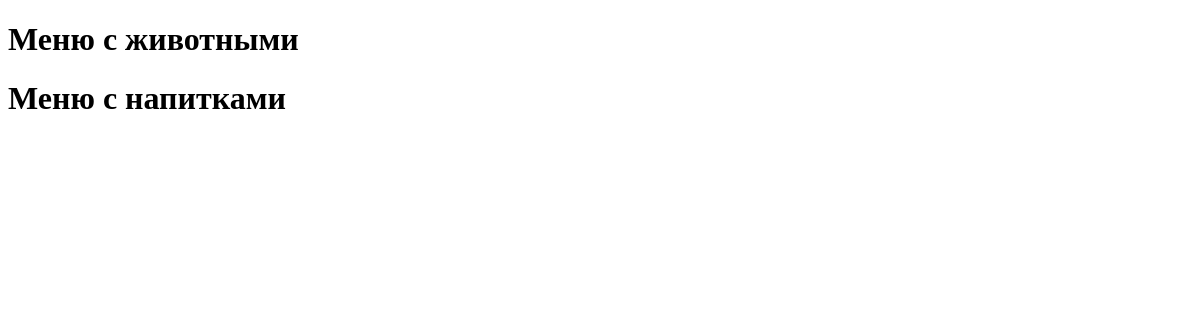
/feline/, run on an earlier commit of the app's database.
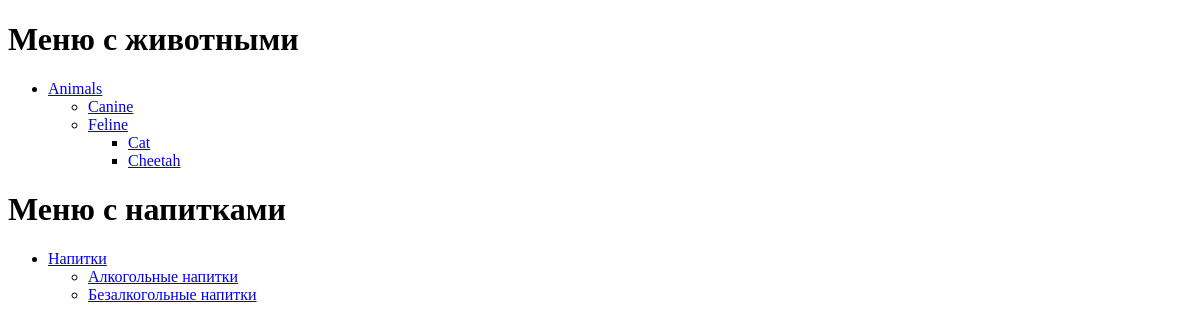
And on a later commit of the database.
### DjangoTest/models.py (models this page shows, shortened)
class MenuItem(models.Model):
    name = models.CharField(max_length=100)
    url = models.CharField(max_length=200, blank=True, null=True)
    named_url = models.CharField(max_length=200, blank=True, null=True)
    parent = models.ForeignKey('self', blank=True, null=True, related_name='children', on_delete=models.CASCADE)
    menu_name = models.CharField(max_length=100)
    def get_absolute_url(self):
        return self.url if self.url else reverse(self.named_url)

### DjangoTest/views.py (the view)
# urls.py: path('feline/', views.feline, name='feline'),
def feline(request):
    return render(request, 'feline.html')

### DjangoTest/templatetags/menu_tags.py (called while the page is built)
def get_active_menu(menu_items, current_url):
    for item in menu_items:
        if item.get_absolute_url() == current_url:
            return [item]
        children = get_active_menu(item.children.all(), current_url)
        if children:
            return [item] + children
    return []

@register.inclusion_tag('menu.html', takes_context=True)
def draw_menu(context, menu_name):
    current_url = context['request'].path
    menu_items = MenuItem.objects.filter(parent__isnull=True, menu_name=menu_name).prefetch_related('children')
    active_items = get_active_menu(menu_items, current_url)
    return {
        'menu_items': menu_items,
        'active_items': active_items,
        'current_url': current_url
    }

### DjangoTest/templates/feline.html (shortened to what this page needs)
{% extends 'combined_menus.html' %}

### DjangoTest/templates/combined_menus.html (shortened to what this page needs)
<!DOCTYPE html>
<html lang="en">
<head>
</head>
<body>
    {% load menu_tags %}
    <h1>Меню с животными</h1>
    {% draw_menu 'animals_menu' %}
    <h1>Меню с напитками</h1>
    {% draw_menu 'drinks_menu' %}
</body>
</html>

### DjangoTest/templates/menu.html
<ul>
    {% for item in menu_items %}
        <li>
            <a href="{{ item.get_absolute_url }}"
               class="{% if item in active_items %}active{% endif %}">
                {{ item.name }}
            </a>
            {% if item in active_items or item.children.all %}
                <ul>
                    {% for child in item.children.all %}
                        <li>
                            <a href="{{ child.get_absolute_url }}"
                               class="{% if child in active_items %}active{% endif %}">
                                {{ child.name }}
                            </a>
                            {% if child in active_items %}
                                <ul>
                                    {% for grandchild in child.children.all %}
                                        <li>
                                            <a href="{{ grandchild.get_absolute_url }}"
                                               class="{% if grandchild in active_items %}active{% endif %}">
                                                {{ grandchild.name }}
                                            </a>
                                        </li>
                                    {% endfor %}
                                </ul>
                            {% endif %}
                        </li>
                    {% endfor %}
                </ul>
            {% endif %}
        </li>
    {% endfor %}
</ul>

What changed in the data, as far as the page shows it:
added MenuItem: name "Animals", shown under "Меню с животными"
added MenuItem: name "Canine", shown under "Animals"
added MenuItem: name "Feline", shown under "Animals"
added MenuItem: name "Cat", shown under "Feline"
added MenuItem: name "Cheetah", shown under "Feline"
added MenuItem: name "Напитки", shown under "Меню с напитками"
added MenuItem: name "Алкогольные напитки", shown under "Напитки"
added MenuItem: name "Безалкогольные напитки", shown under "Напитки"
